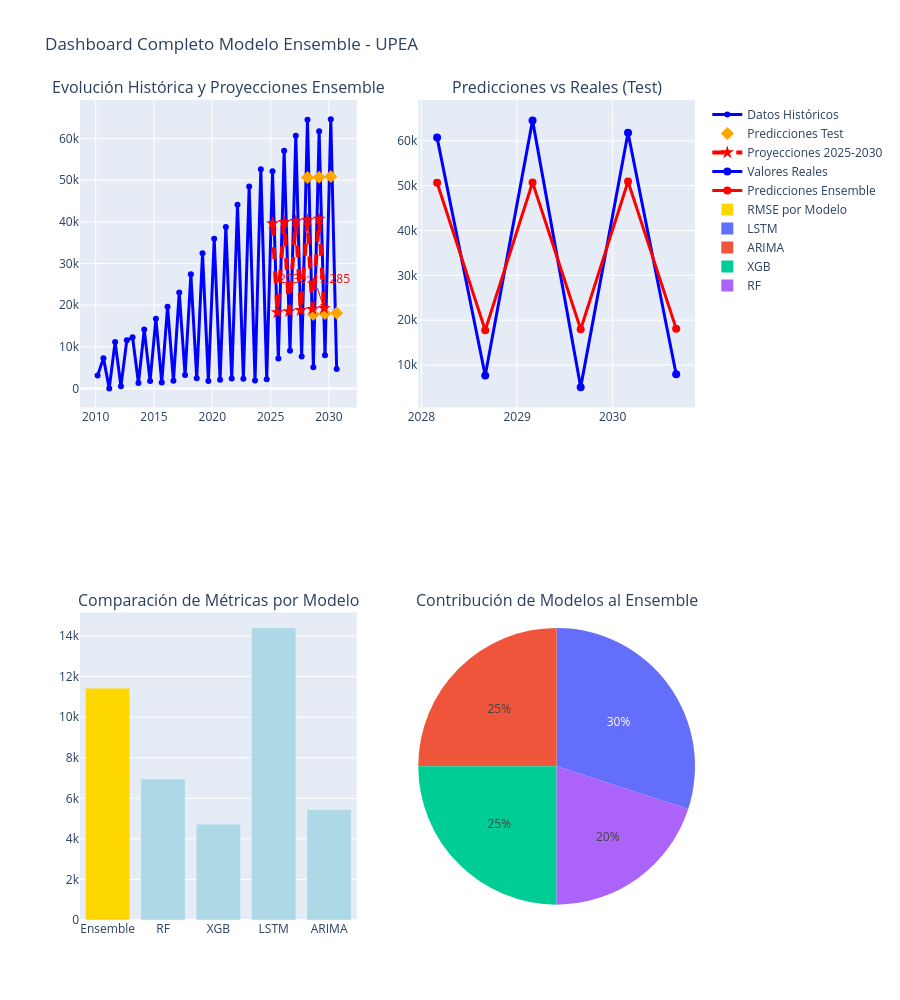

Here is the notebook cell this chart was saved with:
### Code cell
# ============================================================================
# VISUALIZACIÓN FINAL COMPREHENSIVA
# ============================================================================

print("\n" + "="*60)
print("📊 VISUALIZACIÓN FINAL COMPREHENSIVA")
print("="*60)

# Crear fechas históricas completas
fechas_historicas = pd.date_range(start='2010-03-01', periods=len(serie_temporal), freq='6MS')
fechas_test = fechas_historicas[-n_test:]

# Gráfico principal con subplots
fig = make_subplots(
    rows=2, cols=2,
    subplot_titles=('Evolución Histórica y Proyecciones Ensemble',
                   'Predicciones vs Reales (Test)',
                   'Comparación de Métricas por Modelo',
                   'Contribución de Modelos al Ensemble'),
    specs=[[{"type": "xy"}, {"type": "xy"}],
           [{"type": "xy"}, {"type": "domain"}]]
)

# Gráfico 1: Serie completa con proyecciones
fig.add_trace(go.Scatter(
    x=fechas_historicas,
    y=serie_temporal.values,
    mode='lines+markers',
    name='Datos Históricos',
    line=dict(color='blue', width=3),
    marker=dict(size=6)
), row=1, col=1)

fig.add_trace(go.Scatter(
    x=fechas_test,
    y=pred_ensemble,
    mode='markers',
    name='Predicciones Test',
    marker=dict(color='orange', size=10, symbol='diamond')
), row=1, col=1)

fig.add_trace(go.Scatter(
    x=df_proyecciones_ensemble['fecha'],
    y=df_proyecciones_ensemble['prediccion_ensemble'],
    mode='lines+markers',
    name='Proyecciones 2025-2030',
    line=dict(color='red', width=4, dash='dash'),
    marker=dict(size=10, symbol='star')
), row=1, col=1)

# Gráfico 2: Predicciones vs reales en detalle
fig.add_trace(go.Scatter(
    x=fechas_test,
    y=y_test.values,
    mode='lines+markers',
    name='Valores Reales',
    line=dict(color='blue', width=3),
    marker=dict(size=8)
), row=1, col=2)

fig.add_trace(go.Scatter(
    x=fechas_test,
    y=pred_ensemble,
    mode='lines+markers',
    name='Predicciones Ensemble',
    line=dict(color='red', width=3),
    marker=dict(size=8)
), row=1, col=2)

# Gráfico 3: Comparación de métricas
modelos_comp = list(comparacion_metricas.keys())
rmse_comp = [comparacion_metricas[m]['rmse'] for m in modelos_comp]

fig.add_trace(go.Bar(
    x=modelos_comp,
    y=rmse_comp,
    name='RMSE por Modelo',
    marker_color=['gold' if m == 'Ensemble' else 'lightblue' for m in modelos_comp]
), row=2, col=1)

# Gráfico 4: Pesos del ensemble
if ensemble.pesos:
    modelos_ensemble = list(ensemble.pesos.keys())
    pesos_ensemble = [ensemble.pesos[m]*100 for m in modelos_ensemble]

    fig.add_trace(go.Pie(
        labels=[m.upper() for m in modelos_ensemble],
        values=pesos_ensemble,
        name="Pesos Ensemble"
    ),row=2, col=2) #,

# Configuración del layout
fig.update_layout(
    height=1000,
    showlegend=True,
    title_text="Dashboard Completo Modelo Ensemble - UPEA"
)

# Línea separadora
'''fig.add_vline(x=fechas_historicas[-1],
              line=dict(color="gray", width=2, dash="dot"),
              annotation_text="Inicio Proyecciones",
              row=1, col=1)'''

# Anotaciones importantes
fig.add_annotation(
    x=df_proyecciones_ensemble['fecha'].iloc[-1],
    y=df_proyecciones_ensemble['prediccion_ensemble'].iloc[-1],
    text=f"2030: {df_proyecciones_ensemble['prediccion_ensemble'].iloc[-1]:,.0f}",
    showarrow=True,
    arrowhead=2,
    arrowcolor="red",
    font=dict(size=12, color="red"),
    row=1, col=1
)

fig.show()

### Figure 1 — Plotly figure (JSON) as saved in the notebook; plotly's stock layout.template omitted (floating-point values rounded to 4 significant figures)
{"data": [{"line": {"color": "blue", "width": 3}, "marker": {"size": 6}, "mode": "lines+markers", "name": "Datos Históricos", "type": "scatter", "x": ["2010-03-01T00:00:00.000000", "2010-09-01T00:00:00.000000", "2011-03-01T00:00:00.000000", "2011-09-01T00:00:00.000000", "2012-03-01T00:00:00.000000", "2012-09-01T00:00:00.000000", "2013-03-01T00:00:00.000000", "2013-09-01T00:00:00.000000", "2014-03-01T00:00:00.000000", "2014-09-01T00:00:00.000000", "2015-03-01T00:00:00.000000", "2015-09-01T00:00:00.000000", "2016-03-01T00:00:00.000000", "2016-09-01T00:00:00.000000", "2017-03-01T00:00:00.000000", "2017-09-01T00:00:00.000000", "2018-03-01T00:00:00.000000", "2018-09-01T00:00:00.000000", "2019-03-01T00:00:00.000000", "2019-09-01T00:00:00.000000", "2020-03-01T00:00:00.000000", "2020-09-01T00:00:00.000000", "2021-03-01T00:00:00.000000", "2021-09-01T00:00:00.000000", "2022-03-01T00:00:00.000000", "2022-09-01T00:00:00.000000", "2023-03-01T00:00:00.000000", "2023-09-01T00:00:00.000000", "2024-03-01T00:00:00.000000", "2024-09-01T00:00:00.000000", "2025-03-01T00:00:00.000000", "2025-09-01T00:00:00.000000", "2026-03-01T00:00:00.000000", "2026-09-01T00:00:00.000000", "2027-03-01T00:00:00.000000", "2027-09-01T00:00:00.000000", "2028-03-01T00:00:00.000000", "2028-09-01T00:00:00.000000", "2029-03-01T00:00:00.000000", "2029-09-01T00:00:00.000000", "2030-03-01T00:00:00.000000", "2030-09-01T00:00:00.000000"], "xaxis": "x", "y": [3075, 7275, 12, 11180, 514, 11545, 12273, 1292, 14149, 1772, 16711, 1428, 19618, 1825, 23022, 3199, 27402, 2420, 32481, 1756, 35965, 2107, 38768, 2388, 44134, 2315, 48501, 1888, 52633, 2222, 52177, 7169, 57060, 9077, 60713, 7673, 64557, 5066, 61788, 7954, 64684, 4670], "yaxis": "y"}, {"marker": {"color": "orange", "size": 10, "symbol": "diamond"}, "mode": "markers", "name": "Predicciones Test", "type": "scatter", "x": ["2028-03-01T00:00:00.000000", "2028-09-01T00:00:00.000000", "2029-03-01T00:00:00.000000", "2029-09-01T00:00:00.000000", "2030-03-01T00:00:00.000000", "2030-09-01T00:00:00.000000"], "xaxis": "x", "y": [50640.0, 17770.0, 50700.0, 17990.0, 50910.0, 18110.0], "yaxis": "y"}, {"line": {"color": "red", "dash": "dash", "width": 4}, "marker": {"size": 10, "symbol": "star"}, "mode": "lines+markers", "name": "Proyecciones 2025-2030", "type": "scatter", "x": ["2025-03-01T00:00:00.000000", "2025-08-01T00:00:00.000000", "2026-03-01T00:00:00.000000", "2026-08-01T00:00:00.000000", "2027-03-01T00:00:00.000000", "2027-08-01T00:00:00.000000", "2028-03-01T00:00:00.000000", "2028-08-01T00:00:00.000000", "2029-03-01T00:00:00.000000", "2029-08-01T00:00:00.000000"], "xaxis": "x", "y": [39660.0, 18240.0, 39930.0, 18510.0, 40190.0, 18770.0, 40440.0, 19030.0, 40690.0, 19280.0], "yaxis": "y"}, {"line": {"color": "blue", "width": 3}, "marker": {"size": 8}, "mode": "lines+markers", "name": "Valores Reales", "type": "scatter", "x": ["2028-03-01T00:00:00.000000", "2028-09-01T00:00:00.000000", "2029-03-01T00:00:00.000000", "2029-09-01T00:00:00.000000", "2030-03-01T00:00:00.000000", "2030-09-01T00:00:00.000000"], "xaxis": "x2", "y": [60713, 7673, 64557, 5066, 61788, 7954], "yaxis": "y2"}, {"line": {"color": "red", "width": 3}, "marker": {"size": 8}, "mode": "lines+markers", "name": "Predicciones Ensemble", "type": "scatter", "x": ["2028-03-01T00:00:00.000000", "2028-09-01T00:00:00.000000", "2029-03-01T00:00:00.000000", "2029-09-01T00:00:00.000000", "2030-03-01T00:00:00.000000", "2030-09-01T00:00:00.000000"], "xaxis": "x2", "y": [50640.0, 17770.0, 50700.0, 17990.0, 50910.0, 18110.0], "yaxis": "y2"}, {"marker": {"color": ["gold", "lightblue", "lightblue", "lightblue", "lightblue"]}, "name": "RMSE por Modelo", "type": "bar", "x": ["Ensemble", "RF", "XGB", "LSTM", "ARIMA"], "xaxis": "x3", "y": [11430.0, 6947.0, 4725.0, 14400.0, 5443.0], "yaxis": "y3"}, {"domain": {"x": [0.55, 1], "y": [0, 0.375]}, "labels": ["ARIMA", "RF", "XGB", "LSTM"], "name": "Pesos Ensemble", "type": "pie", "values": [25, 20, 25, 30]}], "layout": {"annotations": [{"font": {"size": 16}, "showarrow": false, "text": "Evolución Histórica y Proyecciones Ensemble", "x": 0.225, "xanchor": "center", "xref": "paper", "y": 1, "yanchor": "bottom", "yref": "paper"}, {"font": {"size": 16}, "showarrow": false, "text": "Predicciones vs Reales (Test)", "x": 0.775, "xanchor": "center", "xref": "paper", "y": 1, "yanchor": "bottom", "yref": "paper"}, {"font": {"size": 16}, "showarrow": false, "text": "Comparación de Métricas por Modelo", "x": 0.225, "xanchor": "center", "xref": "paper", "y": 0.375, "yanchor": "bottom", "yref": "paper"}, {"font": {"size": 16}, "showarrow": false, "text": "Contribución de Modelos al Ensemble", "x": 0.775, "xanchor": "center", "xref": "paper", "y": 0.375, "yanchor": "bottom", "yref": "paper"}, {"arrowcolor": "red", "arrowhead": 2, "font": {"color": "red", "size": 12}, "showarrow": true, "text": "2030: 19,285", "x": "2029-08-01T00:00:00", "xref": "x", "y": 19280.0, "yref": "y"}], "height": 1000, "showlegend": true, "title": {"text": "Dashboard Completo Modelo Ensemble - UPEA"}, "xaxis": {"anchor": "y", "domain": [0, 0.45]}, "xaxis2": {"anchor": "y2", "domain": [0.55, 1]}, "xaxis3": {"anchor": "y3", "domain": [0, 0.45]}, "yaxis": {"anchor": "x", "domain": [0.625, 1]}, "yaxis2": {"anchor": "x2", "domain": [0.625, 1]}, "yaxis3": {"anchor": "x3", "domain": [0, 0.375]}}}
